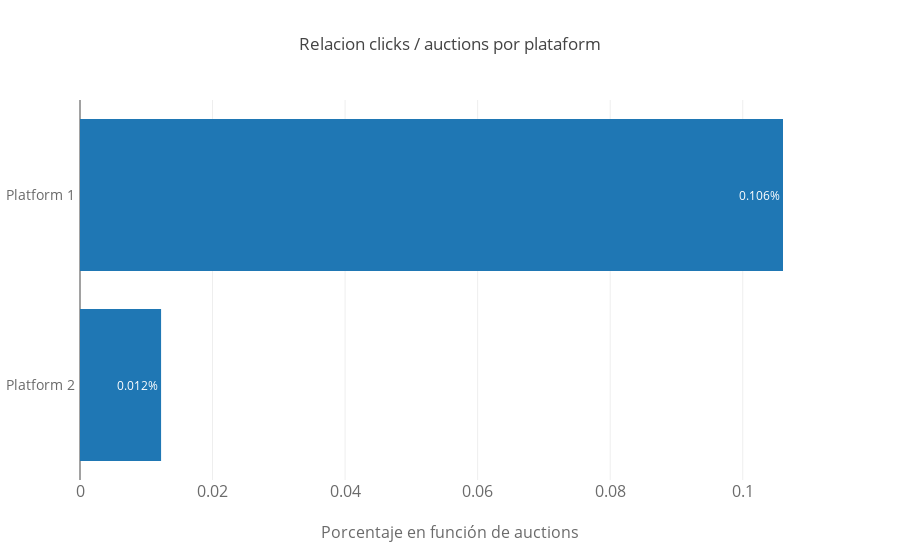

Source (notebook cell):
### Markdown cell above
### Relacion installs / auctions

### Code cell
y = ['Platform 2 ', 'Platform 1 ']
x = df_plataform["porcentaje_clicks"]

text = []
for i in x:
    text.append(str(round(i,3)) + "%")

data = [go.Bar(
            x=x,
            y=y,
            text=text,
            textposition = 'auto',
            orientation = 'h'
        )]
layout = go.Layout(
    title='Relacion clicks / auctions por plataform',
    xaxis=dict(
        title='Porcentaje en función de auctions',
        #range= [0,0.02],
        titlefont=dict(
            size=16,
            color='rgb(107, 107, 107)'
        ),
        tickfont=dict(
            size=16,
            color='rgb(107, 107, 107)'
        )
    ),
    yaxis=dict(
        
        tickfont=dict(
            size=14,
            color='rgb(107, 107, 107)'
        )
    ),
)

fig = go.Figure(data=data, layout=layout)
py.offline.iplot(fig)

### Figure 1 — Plotly figure (JSON) as saved in the notebook; plotly's stock layout.template omitted (floating-point values rounded to 4 significant figures)
{"data": [{"orientation": "h", "text": ["0.012%", "0.106%"], "textposition": "auto", "type": "bar", "uid": "b5c2a68d-39a8-4622-95f9-8c8c50b0e27c", "x": [0.01223, 0.1061], "y": ["Platform 2 ", "Platform 1 "]}], "layout": {"title": {"text": "Relacion clicks / auctions por plataform"}, "xaxis": {"tickfont": {"color": "rgb(107, 107, 107)", "size": 16}, "title": {"font": {"color": "rgb(107, 107, 107)", "size": 16}, "text": "Porcentaje en función de auctions"}}, "yaxis": {"tickfont": {"color": "rgb(107, 107, 107)", "size": 14}}}}
